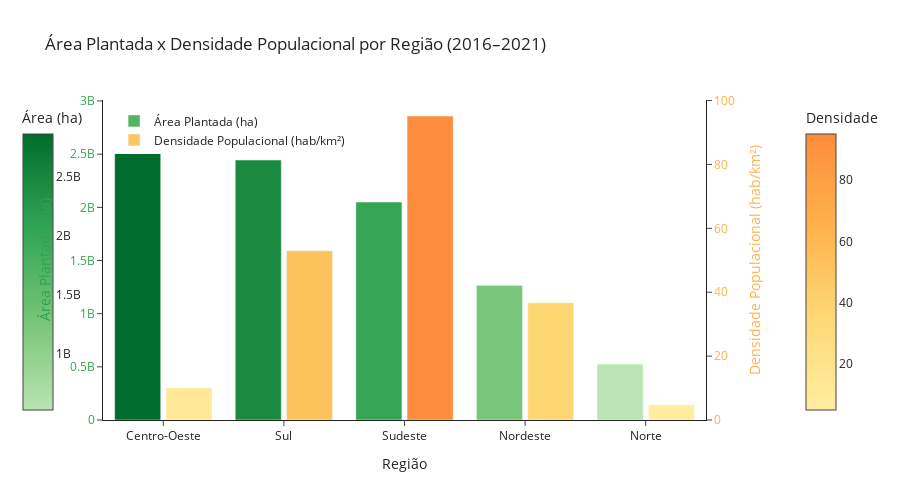

The notebook cell this image was saved under:
### Markdown cell above
#### 📊 Análise da Área Plantada e Densidade Populacional.
Investigar se existe relação entre regiões com grande extensão de área plantada e sua densidade demográfica, utilizando dados de 2016 a 2021.

### Code cell
# 1. Carregar os dados
df = pd.read_csv("dataFrame/BrStatsAtualizada.csv", sep=';', low_memory=False)

# 2. Tratar colunas numéricas
df['Populacao'] = df['Populacao'].astype(str).str.replace('.', '', regex=False).str.replace(',', '.', regex=False).astype(float)
df['Area'] = df['Area'].astype(str).str.replace('.', '', regex=False).str.replace(',', '.', regex=False).astype(float)
df['AreaPlantada_h'] = df['AreaPlantada_h'].astype(str).str.replace('.', '', regex=False).str.replace(',', '.', regex=False).astype(float)

# 3. Calcular densidade populacional
df['DensidadePopulacional'] = df['Populacao'] / df['Area']

# 4. Agregar por região
df_regiao = df.groupby('Regiao').agg({
    'AreaPlantada_h': 'sum',
    'Populacao': 'sum',
    'Area': 'sum'
}).reset_index()

# Recalcular densidade populacional
df_regiao['DensidadePopulacional'] = df_regiao['Populacao'] / df_regiao['Area']
df_regiao = df_regiao.sort_values(by='AreaPlantada_h', ascending=False)

# 5. Criar gradientes de cor
# Gradiente verde (escuro → claro) para Área Plantada
cores_area = ['#bae4b3','#74c476','#31a354','#006d2c']  # Tons de verde
# Gradiente amarelo (escuro → claro) para Densidade
cores_densidade = ['#ffeda0', '#fed976', '#feb24c', '#fd8d3c']  # Tons de amarelo/laranja

# 6. Criar gráfico de barras agrupadas
fig = go.Figure()

# Área Plantada (eixo Y esquerdo) - Gradiente verde
fig.add_trace(go.Bar(
    x=df_regiao['Regiao'],
    y=df_regiao['AreaPlantada_h'],
    name='Área Plantada (ha)',
    marker=dict(
        color=df_regiao['AreaPlantada_h'],
        colorscale=cores_area,
        colorbar=dict(title='Área (ha)', x=-0.15),
        cmin=df_regiao['AreaPlantada_h'].min(),
        cmax=df_regiao['AreaPlantada_h'].max()
    ),
    yaxis='y1',
    offsetgroup=1
))

# Densidade Populacional (eixo Y direito) - Gradiente amarelo
fig.add_trace(go.Bar(
    x=df_regiao['Regiao'],
    y=df_regiao['DensidadePopulacional'],
    name='Densidade Populacional (hab/km²)',
    marker=dict(
        color=df_regiao['DensidadePopulacional'],
        colorscale=cores_densidade,
        colorbar=dict(title='Densidade', x=1.15),
        cmin=df_regiao['DensidadePopulacional'].min(),
        cmax=df_regiao['DensidadePopulacional'].max()
    ),
    yaxis='y2',
    offsetgroup=2
))

# 7. Layout com barras lado a lado
fig.update_layout(
    title='Área Plantada x Densidade Populacional por Região (2016–2021)',
    xaxis=dict(title='Região'),
    yaxis=dict(
        title=dict(text='Área Plantada (ha)', font=dict(color='#31a354')),
        tickfont=dict(color='#31a354'),
        side='left'
    ),
    yaxis2=dict(
        title=dict(text='Densidade Populacional (hab/km²)', font=dict(color='#feb24c')),
        tickfont=dict(color='#feb24c'),
        overlaying='y',
        side='right'
    ),
    barmode='group',
    bargap=0.15,
    bargroupgap=0.1,
    legend=dict(x=0.02, y=0.98),
    template='simple_white',
    height=500,
    width=900,
    margin=dict(l=50, r=150)  # Margem maior para as colorbars
)

fig.show()

### Figure 1 — Plotly figure (JSON) as saved in the notebook; plotly's stock layout.template omitted (floating-point values rounded to 4 significant figures)
{"data": [{"marker": {"cmax": 2858753910, "cmin": 526170000, "color": [2859000000.0, 2445000000.0, 2050000000.0, 1266000000.0, 526200000.0], "colorbar": {"title": {"text": "Área (ha)"}, "x": -0.15}, "colorscale": [[0, "#bae4b3"], [0.3333, "#74c476"], [0.6667, "#31a354"], [1, "#006d2c"]]}, "name": "Área Plantada (ha)", "offsetgroup": "1", "type": "bar", "x": ["Centro-Oeste", "Sul", "Sudeste", "Nordeste", "Norte"], "y": [2859000000.0, 2445000000.0, 2050000000.0, 1266000000.0, 526200000.0], "yaxis": "y"}, {"marker": {"cmax": 95.17, "cmin": 4.74, "color": [10.06, 52.98, 95.17, 36.73, 4.74], "colorbar": {"title": {"text": "Densidade"}, "x": 1.15}, "colorscale": [[0, "#ffeda0"], [0.3333, "#fed976"], [0.6667, "#feb24c"], [1, "#fd8d3c"]]}, "name": "Densidade Populacional (hab/km²)", "offsetgroup": "2", "type": "bar", "x": ["Centro-Oeste", "Sul", "Sudeste", "Nordeste", "Norte"], "y": [10.06, 52.98, 95.17, 36.73, 4.74], "yaxis": "y2"}], "layout": {"bargap": 0.15, "bargroupgap": 0.1, "barmode": "group", "height": 500, "legend": {"x": 0.02, "y": 0.98}, "margin": {"l": 50, "r": 150}, "title": {"text": "Área Plantada x Densidade Populacional por Região (2016–2021)"}, "width": 900, "xaxis": {"title": {"text": "Região"}}, "yaxis": {"side": "left", "tickfont": {"color": "#31a354"}, "title": {"font": {"color": "#31a354"}, "text": "Área Plantada (ha)"}}, "yaxis2": {"overlaying": "y", "side": "right", "tickfont": {"color": "#feb24c"}, "title": {"font": {"color": "#feb24c"}, "text": "Densidade Populacional (hab/km²)"}}}}
